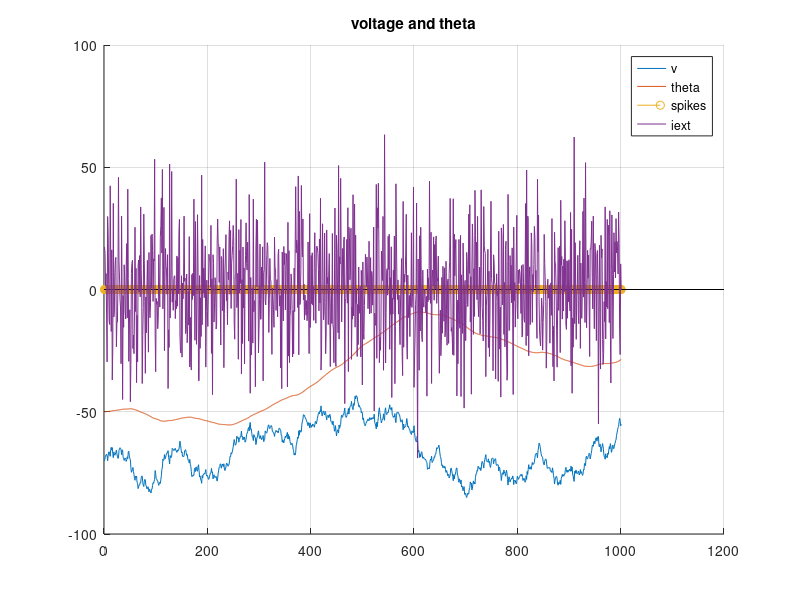

Write the MATLAB code that produced this figure. (Note: this script raises an error after producing the figure.)
% parameters
% 	# Define simulation and model parameters dictionary
% params = {'k1': 0.2,             # I₁ decay term
%           'k2': 0.02,            # I₂ decay term
%           'b': 0.01,             # Θ decay term
%           'R1': 0.0,             # I₁ update constant
%           'R2': 1.0,             # I₂ update constant
%           'El': -70.0,           # Reverse potential
%           'Vr': -70.0,           # Resting potential
%           'Thetar': -60.0,       # Resting threshold
%           'a': 0.000,            # Specifier of spike response
%           'A1': 0.0,             # I₁ additive update constant
%           'A2': 0.0,             # I₂ additive update constant
%           'G': 0.05,             # Membrane potential decay term
%           'C': 1.0,              # Membrane capacitance
%           'ThetaInf': -50.0}       # Reverse threshold
close all;
clear all;

k1=0.2;k2=0.02;b=0.01;R1=0.0;R2=1.0;
El=-70.0;Vr=-70.0;Thetar=-60.0;G=0.05;C=1.0;ThetaInf=-50.0;

t_simulate = 1000;
dt = 1; % may be 1ms
tspan = 0:dt:t_simulate;

i1 = zeros(1, length(tspan));
i2 = zeros(1, length(tspan));
v = zeros(1, length(tspan));
theta = zeros(1, length(tspan));
spikes = zeros(1, length(tspan));
iext = zeros(1, length(tspan));
% iext(1000:1020) = -10; 
for i=1:1000
    iext(1,i) = 2*normrnd(0,10);
end
% iext(1:1000) = rand*15;


a = 0.005; A1 = 25; A2 = -0.6;

% adjusting params to make voltage realistic
C = 15;
b = 0.001;
a = 0.01;


% initial conditions
i1(1) = 0.01;
i2(1) = 0.001;
v(1) =-70.0 ;
theta(1) = -50.0;

% temporrary
x = [];
for t=2:length(tspan)
    i1(t) = i1(t-1) + dt*(-k1*i1(t-1));
    i2(t) = i2(t-1) + dt*(-k2*i2(t-1));
    v(t) = v(t-1) + dt*(1/C)*(iext(t-1)+ i1(t-1) + i2(t-1) - G*(v(t-1) - El));
    theta(t) = theta(t-1) + dt*( a*(v(t-1) - El) - b*(theta(t-1) - ThetaInf)  );

    if v(t) > theta(t)
        i1(t) = R1*i1(t) + A1;
        i2(t) = R2*i2(t) + A2;
        v(t) = Vr;
        theta(t) = max(Thetar, theta(t));

        spikes(t) = 1;
       x = [x, t];
    end
end


figure
    hold on 
        plot(v)
        plot(theta)
        stem(spikes*50)
        plot(iext)
        title('voltage and theta')
        legend('v','theta','spikes','iext')
        
    hold off
grid

a = x(1);b = length(x);c=x(end);
disp(a)
disp(c)
disp(b)
